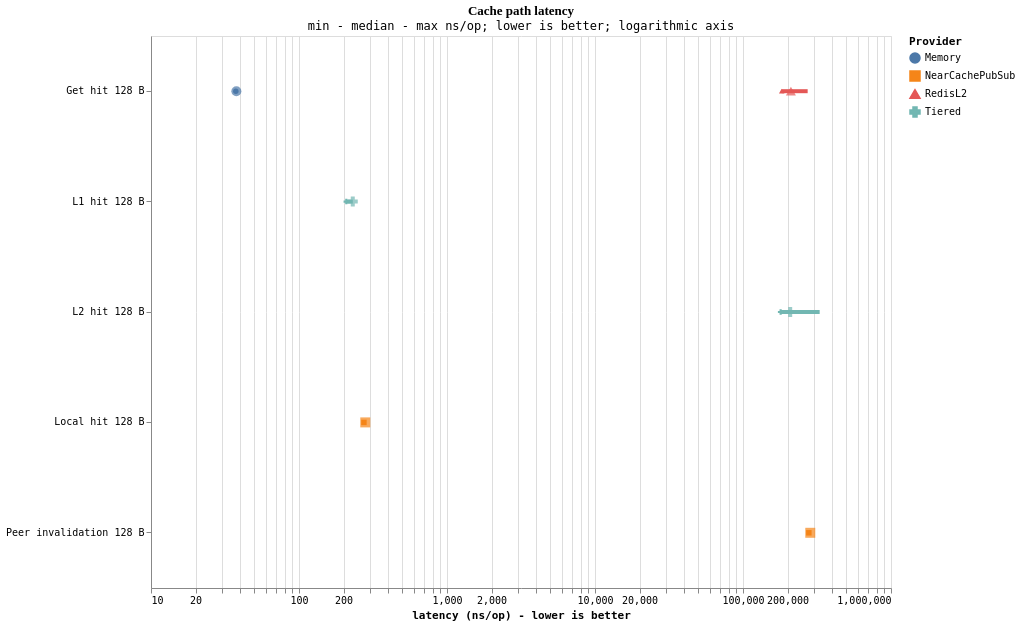

Source (Vega-Lite JSON):
### Vega-Lite specification from a JSON file in a GitHub repository (floating-point values rounded to 4 significant figures)
{"$schema": "https://vega.github.io/schema/vega-lite/v5.json", "title": {"text": "Cache path latency", "subtitle": "min - median - max ns/op; lower is better; logarithmic axis"}, "width": 740, "height": 552, "data": {"values": [{"provider": "Memory", "scenario": "Get hit 128 B", "panel": "Hot read paths", "min": 37.43, "median": 37.74, "max": 37.86, "samples": 5}, {"provider": "Tiered", "scenario": "L1 hit 128 B", "panel": "Hot read paths", "min": 208.8, "median": 230.8, "max": 231, "samples": 3}, {"provider": "NearCachePubSub", "scenario": "Local hit 128 B", "panel": "Hot read paths", "min": 274.6, "median": 280.5, "max": 281.7, "samples": 3}, {"provider": "RedisL2", "scenario": "Get hit 128 B", "panel": "Remote read paths", "min": 182564, "median": 210695, "max": 273467, "samples": 3}, {"provider": "Tiered", "scenario": "L2 hit 128 B", "panel": "Remote read paths", "min": 179596, "median": 208389, "max": 329671, "samples": 3}, {"provider": "NearCachePubSub", "scenario": "Peer invalidation 128 B", "panel": "Invalidation observation", "min": 278605, "median": 284867, "max": 286883, "samples": 3}]}, "encoding": {"y": {"field": "scenario", "type": "nominal", "title": null}, "color": {"field": "provider", "type": "nominal", "title": "Provider"}, "shape": {"field": "provider", "type": "nominal", "title": "Provider"}, "row": {"field": "panel", "type": "nominal", "title": null}}, "layer": [{"mark": {"type": "rule", "strokeWidth": 4}, "encoding": {"x": {"field": "min", "type": "quantitative", "title": "latency (ns/op) - lower is better", "scale": {"type": "log", "zero": false}}, "x2": {"field": "max"}}}, {"mark": {"type": "point", "filled": true, "size": 100}, "encoding": {"x": {"field": "median", "type": "quantitative", "scale": {"type": "log", "zero": false}}}}], "config": {"font": "Comic Mono, SFMono-Regular, Consolas, monospace", "title": {"font": "Architects Daughter, Comic Sans MS, cursive"}, "background": "#FFFFFF"}}
